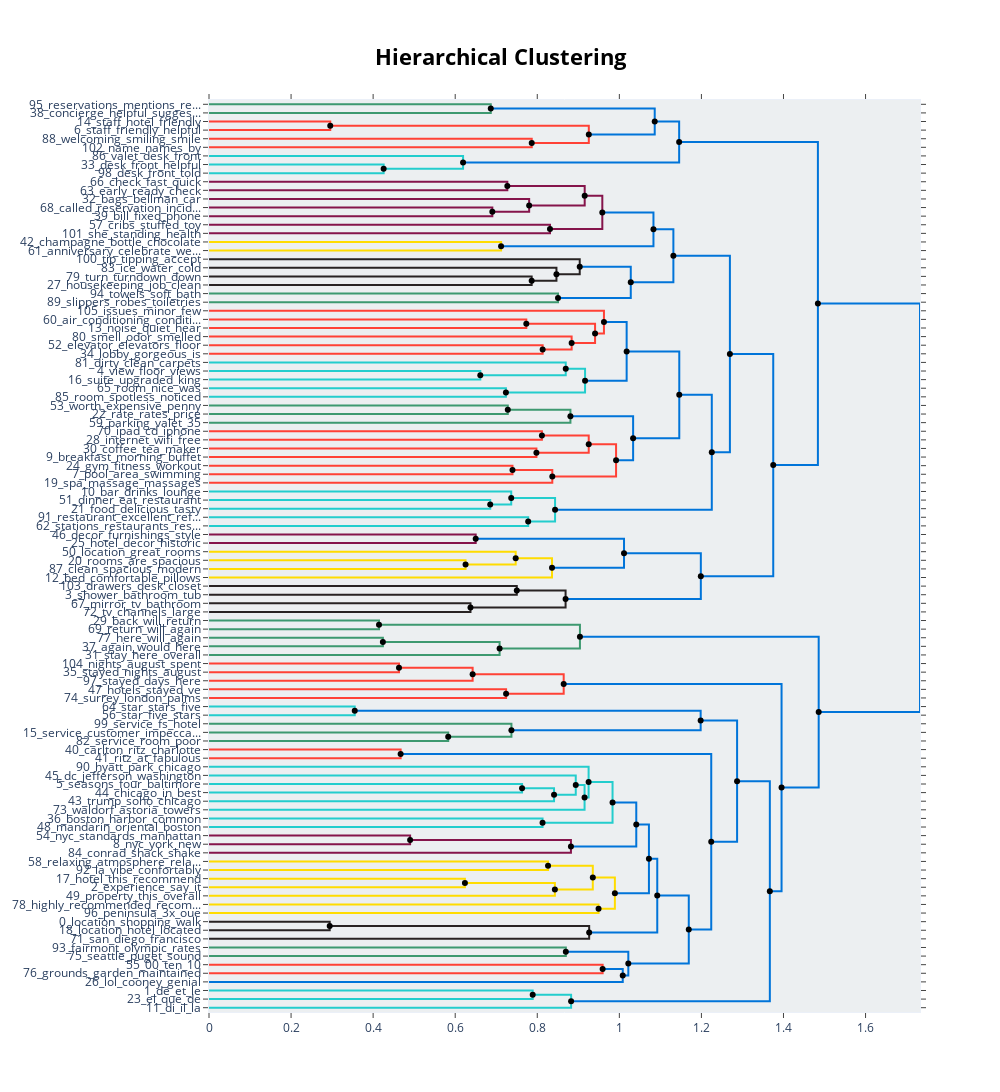

The notebook cell this image was saved under:
### Code cell
from scipy.cluster import hierarchy as sch

hierarchical_topics = model.hierarchical_topics(docs)

linkage_function = lambda x: sch.linkage(x, 'single', optimal_ordering=True)
hierarchical_topics = model.hierarchical_topics(docs, linkage_function=linkage_function)

# visulize the topics hierarchy
model.visualize_hierarchy(hierarchical_topics=hierarchical_topics)
